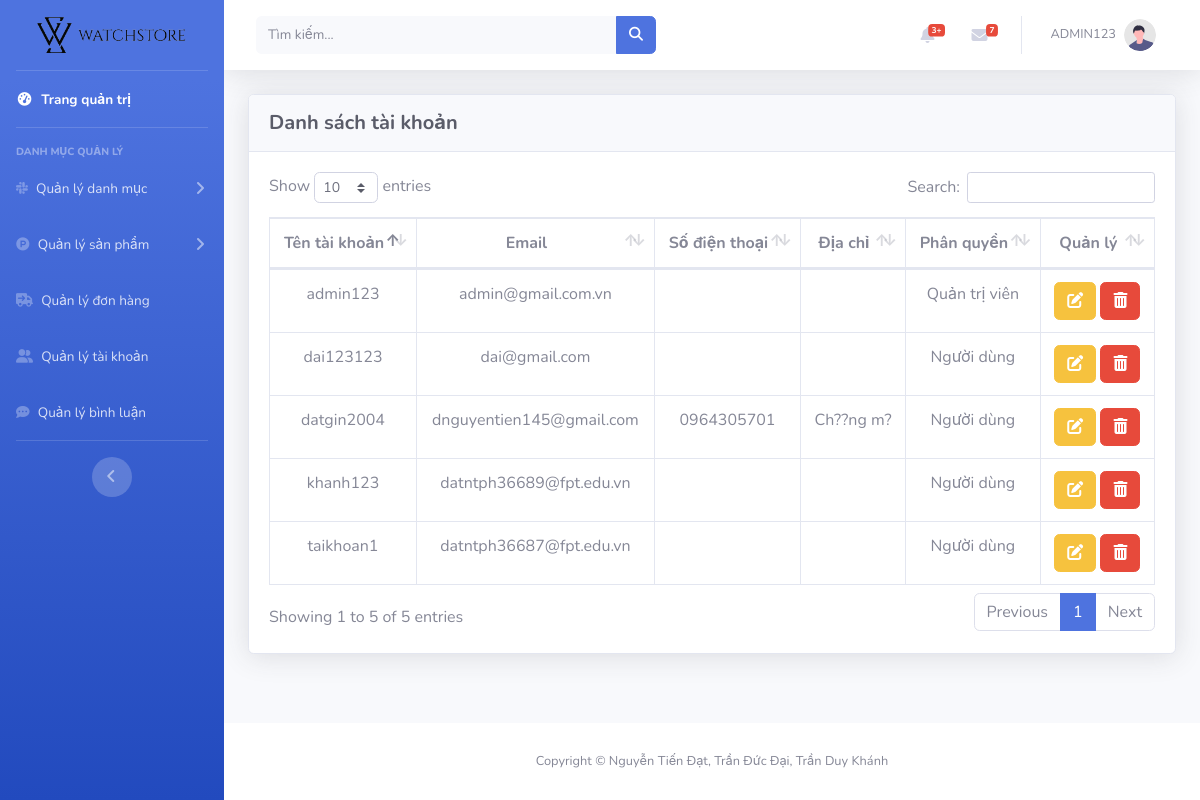
Before: /admin/index.php?act=list_tk (signed in) with the older database file.
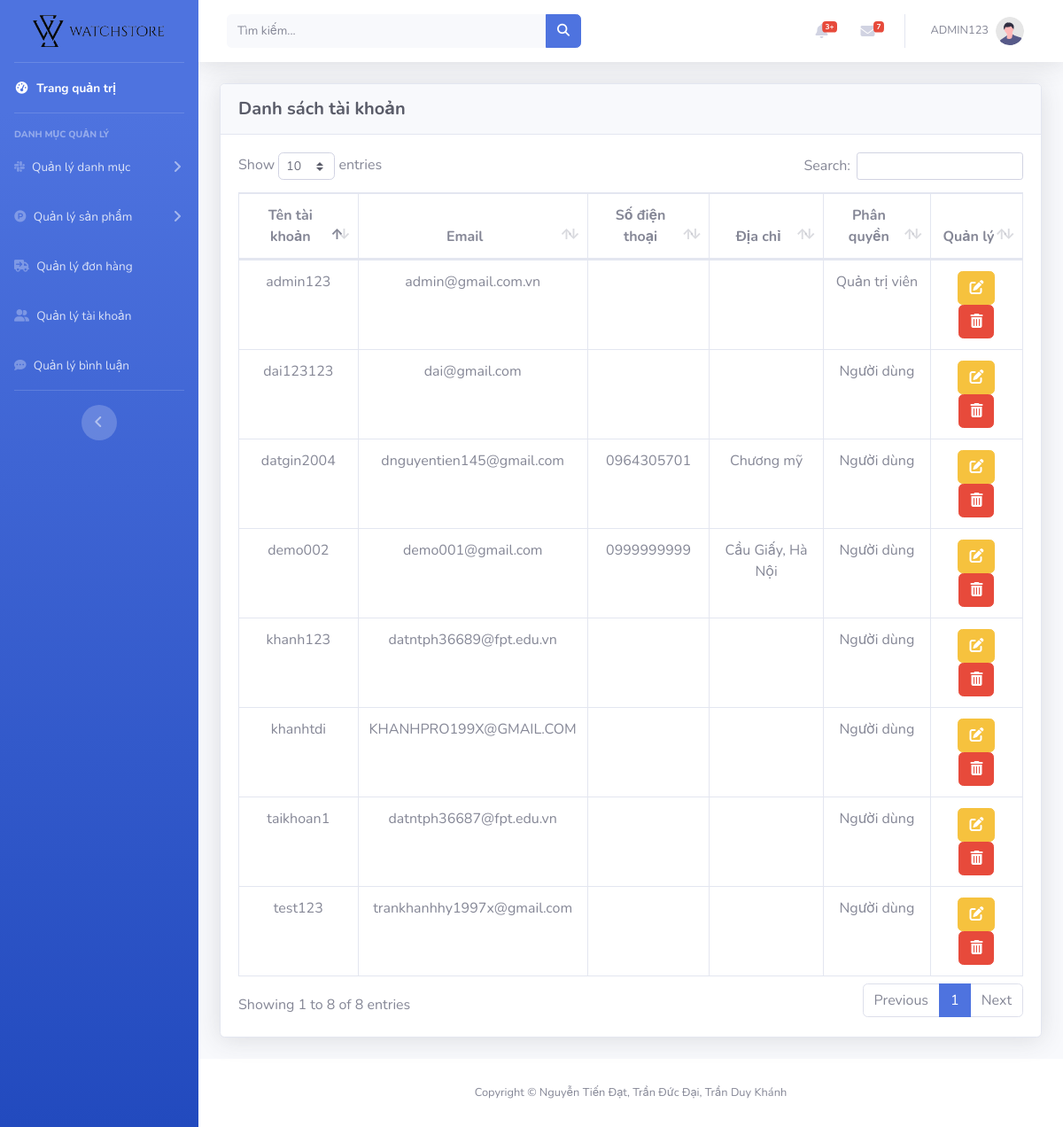
After: the same page with the newer database file.
### tables this page shows
CREATE TABLE `taikhoan` (
  `id` int(11) NOT NULL,
  `user` varchar(50) NOT NULL,
  `pass` varchar(50) NOT NULL,
  `email` varchar(225) NOT NULL,
  `tel` varchar(255) DEFAULT NULL,
  `address` varchar(255) DEFAULT NULL,
  `role` int(11) NOT NULL,
  `checkname` int(11) NOT NULL
);

### model/pdo.php (called while the page is built, shortened)
<?php
function pdo_get_connection()
{
    $servername = "localhost";
    $username = "root";
    $password = "";
    try {
        $conn = new PDO("mysql:host=$servername;dbname=duan1", $username, $password);
        $conn->setAttribute(PDO::ATTR_ERRMODE, PDO::ERRMODE_EXCEPTION);
        return $conn;
    } catch (PDOException $e) {
        echo "Connection failed: " . $e->getMessage();
    }
}
function pdo_query($sql)
{
    $conn = pdo_get_connection();
    $sql = $conn->prepare($sql);
    $sql->execute();
    $kq = $sql->fetchAll(PDO::FETCH_ASSOC);
    return $kq;
}
?>

### model/taikhoan.php (called while the page is built, shortened)
<?php
function loadall_taikhoan($key = "", $idtk = 0)
{
    $sql = "SELECT * FROM taikhoan";
    $sql .= " ORDER BY id desc";
    return pdo_query($sql);
}

### admin/taikhoan/list_tk.php (the view)
<div class="container-fluid">
    <div class="card shadow mb-4">
        <div class="card-header py-3">
            <h6 class="m-0 h5 text-dark font-weight-bold">Danh sách tài khoản</h6>
        </div>
        <div class="card-body">
            <div class="table-responsive">
                <table class="table table-bordered text-center" id="dataTable" width="100%" cellspacing="0">
                    <thead>
                        <tr>
                            <th class="fw-bold text-secondary">Tên tài khoản</th>
                            <th class="fw-bold text-secondary">Email</th>
                            <th class="fw-bold text-secondary">Số điện thoại</th>
                            <th class="fw-bold text-secondary">Địa chỉ</th>
                            <th class="fw-bold text-secondary">Phân quyền</th>
                            <th class="fw-bold text-secondary">Quản lý</th>
                        </tr>
                    </thead>
                    <tbody>
                        <?php foreach ($list_tk as $value) {?>
                        <tr>
                            <td><?= $value['user']?></td>
                            <td><?= $value['email']?></td>
                            <td><?= $value['tel']?></td>
                            <td><?= $value['address']?></td>
                            <td>
                                <?php
                                    if($value['role'] == 0){
                                        echo "Người dùng";
                                    }else if($value['role'] == 1){
                                        echo "Quản trị viên";
                                    }
                                ?>
                            </td>
                            <td>
                                <a type="button" class="btn btn-warning" href="?act=update_tk&id=<?= $value['id']?>"><i class="fa-solid fa-pen-to-square"></i></a>
                                <a type="button" class="btn btn-danger" href="?act=delete_tk&id=<?= $value['id']?>"><i class="fa-solid fa-trash-can"></i></a>
                            </td>
                        </tr>
                        <?php }?>
                    </tbody>
                </table>
            </div>
        </div>
    </div>
</div>
</div>

Changed rows visible on the page:
added taikhoan: user "demo002", email "demo001@gmail.com", tel "0999999999", address "Cầu Giấy, Hà Nội", role "Người dùng"
added taikhoan: user "test123", email "trankhanhhy1997x@gmail.com", role "Người dùng"
added taikhoan: user "khanhtdi", email "KHANHPRO199X@GMAIL.COM", role "Người dùng"
changed taikhoan "datgin2004": address "Ch??ng m?" → "Chương mỹ"
Other visible differences:
text written by a page script: "Show entries Search: Showing 1 to 5 of 5 entries Previous 1 Next" → "Show entries Search: Showing 1 to 8 of 8 entries Previous 1 Next"
